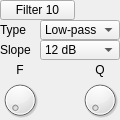
<?xml version="1.0" encoding="UTF-8"?>
<ui version="4.0">
 <class>FilterComponent</class>
 <widget class="QWidget" name="FilterComponent">
  <property name="geometry">
   <rect>
    <x>0</x>
    <y>0</y>
    <width>120</width>
    <height>120</height>
   </rect>
  </property>
  <property name="windowTitle">
   <string>FilterComponent</string>
  </property>
  <widget class="QPushButton" name="activation_button">
   <property name="geometry">
    <rect>
     <x>0</x>
     <y>0</y>
     <width>75</width>
     <height>20</height>
    </rect>
   </property>
   <property name="text">
    <string>Filter 10</string>
   </property>
   <property name="checkable">
    <bool>true</bool>
   </property>
  </widget>
  <widget class="QLabel" name="type_label">
   <property name="geometry">
    <rect>
     <x>0</x>
     <y>20</y>
     <width>40</width>
     <height>20</height>
    </rect>
   </property>
   <property name="text">
    <string>Type</string>
   </property>
  </widget>
  <widget class="QComboBox" name="type_comboBox">
   <property name="geometry">
    <rect>
     <x>40</x>
     <y>20</y>
     <width>80</width>
     <height>20</height>
    </rect>
   </property>
   <item>
    <property name="text">
     <string>Low-pass</string>
    </property>
   </item>
   <item>
    <property name="text">
     <string>Band-pass</string>
    </property>
   </item>
   <item>
    <property name="text">
     <string>Notch</string>
    </property>
   </item>
   <item>
    <property name="text">
     <string>High-pass</string>
    </property>
   </item>
  </widget>
  <widget class="QLabel" name="slope_label">
   <property name="geometry">
    <rect>
     <x>0</x>
     <y>40</y>
     <width>40</width>
     <height>20</height>
    </rect>
   </property>
   <property name="text">
    <string>Slope</string>
   </property>
  </widget>
  <widget class="QComboBox" name="slope_comboBox">
   <property name="geometry">
    <rect>
     <x>40</x>
     <y>40</y>
     <width>80</width>
     <height>20</height>
    </rect>
   </property>
   <item>
    <property name="text">
     <string>12 dB</string>
    </property>
   </item>
   <item>
    <property name="text">
     <string>24 dB</string>
    </property>
   </item>
   <item>
    <property name="text">
     <string>36 dB</string>
    </property>
   </item>
   <item>
    <property name="text">
     <string>48 dB</string>
    </property>
   </item>
   <item>
    <property name="text">
     <string>72 dB</string>
    </property>
   </item>
   <item>
    <property name="text">
     <string>96 dB</string>
    </property>
   </item>
  </widget>
  <widget class="QDial" name="frequency_dial">
   <property name="geometry">
    <rect>
     <x>0</x>
     <y>80</y>
     <width>40</width>
     <height>40</height>
    </rect>
   </property>
   <property name="accessibleName">
    <string>Pitch</string>
   </property>
   <property name="locale">
    <locale language="English" country="UnitedStates"/>
   </property>
   <property name="invertedAppearance">
    <bool>false</bool>
   </property>
   <property name="invertedControls">
    <bool>false</bool>
   </property>
  </widget>
  <widget class="QLabel" name="frequency_label">
   <property name="geometry">
    <rect>
     <x>0</x>
     <y>60</y>
     <width>40</width>
     <height>20</height>
    </rect>
   </property>
   <property name="text">
    <string>F</string>
   </property>
   <property name="scaledContents">
    <bool>false</bool>
   </property>
   <property name="alignment">
    <set>Qt::AlignCenter</set>
   </property>
  </widget>
  <widget class="QDial" name="resonance_dial">
   <property name="geometry">
    <rect>
     <x>80</x>
     <y>80</y>
     <width>40</width>
     <height>40</height>
    </rect>
   </property>
   <property name="accessibleName">
    <string>Pitch</string>
   </property>
   <property name="locale">
    <locale language="English" country="UnitedStates"/>
   </property>
   <property name="invertedAppearance">
    <bool>false</bool>
   </property>
   <property name="invertedControls">
    <bool>false</bool>
   </property>
  </widget>
  <widget class="QLabel" name="resonance_label">
   <property name="geometry">
    <rect>
     <x>80</x>
     <y>60</y>
     <width>40</width>
     <height>20</height>
    </rect>
   </property>
   <property name="text">
    <string>Q</string>
   </property>
   <property name="scaledContents">
    <bool>false</bool>
   </property>
   <property name="alignment">
    <set>Qt::AlignCenter</set>
   </property>
  </widget>
 </widget>
 <layoutdefault spacing="6" margin="11"/>
 <resources/>
 <connections/>
</ui>
